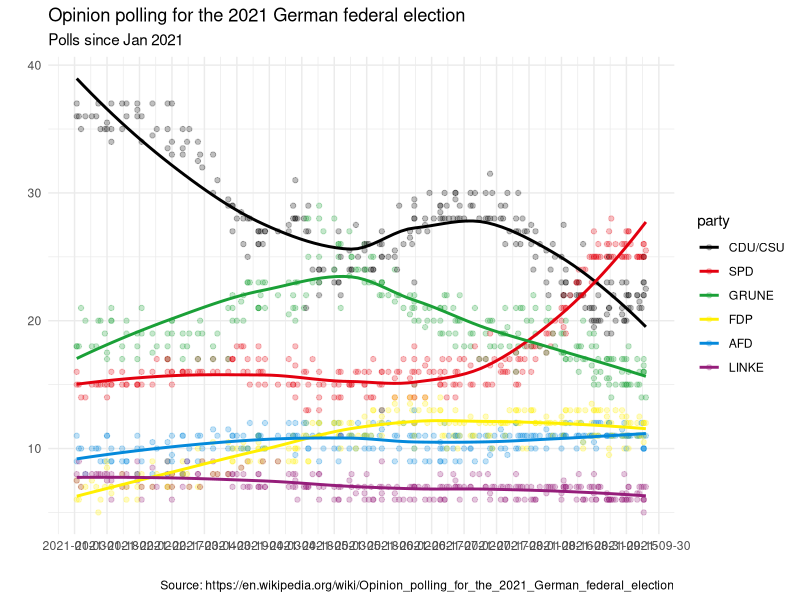
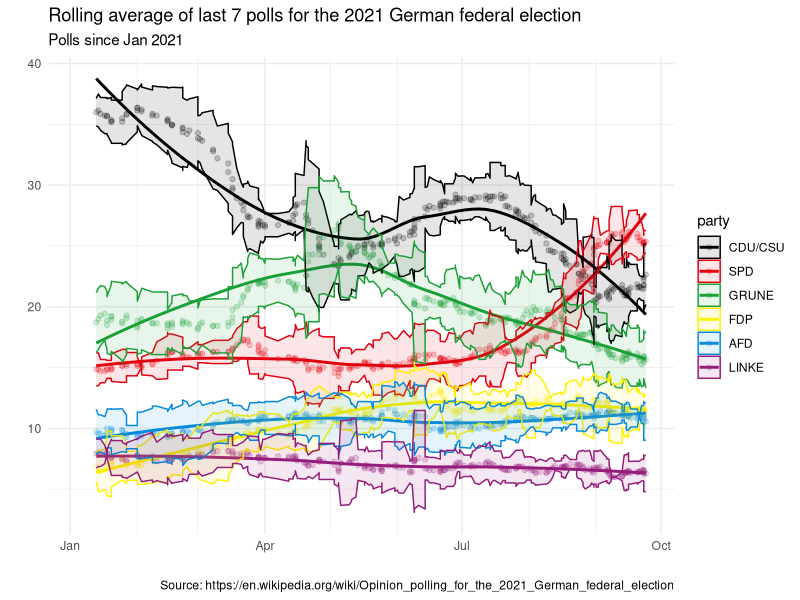

Source code (R) for these figures, in order:
library(tidyverse) # ggplot and the usual goodies
library(lubridate) # to handle conversions from characters to date objects
library(zoo) # to calculate rolling  averages of last k polls

# data sourced from https://en.wikipedia.org/wiki/Opinion_polling_for_the_2021_German_federal_election"
# https://www.economist.com/graphic-detail/who-will-succeed-angela-merkel
# https://www.theguardian.com/world/2021/jun/21/german-election-poll-tracker-who-will-be-the-next-chancellor


# while it's fine to know about working directories, I suggest 
# you learn to use the package 'here' that makes organising files easy
# https://malco.io/2018/11/05/why-should-i-use-the-here-package/
german_polls <- read_csv(here::here('data', 'german_election_polls.csv'))



my_data <- german_polls %>% 
  pivot_longer(
    cols = 5:10,
    names_to = "party",
    values_to = "percent"
  ) %>% 
  select(-c(4:7)) %>% 


  mutate(
    end_date = dmy(end_date),
    party = factor(party, 
                        levels = c("CDU/CSU", "SPD", "GRUNE", "FDP", "AFD", "LINKE")
    )) %>% 
  arrange(end_date)


# use colour codes for parties
# source: https://gist.github.com/Fischaela/0cf760f17672e3eb399193e48d7c6104
# even though party colours is not straight-forward... 
# https://blog.datawrapper.de/partycolors/


my_colour_palette = c(
  "#000000", #CDU
  "#E3000F", #SPD
  "#1AA037", #GRUNE
  "#FFEF00", #FDP
  "#0489DB", #AFD
  "#951d7a"  #LINKE
)



ggplot(my_data, aes(x=end_date, y= percent, colour=party))+
  geom_point(alpha=0.25)+
  scale_colour_manual(values=my_colour_palette)+
  geom_smooth(se=F)+
  theme_minimal()+
  scale_x_date(date_breaks = "15 days")+
  labs(
    title = "Opinion polling for the 2021 German federal election",
    subtitle = "Polls since Jan 2021",
    x = "", y = "",
    caption = "Source: https://en.wikipedia.org/wiki/Opinion_polling_for_the_2021_German_federal_election"
    ) +
  NULL


# calculating a rolling average
number_of_polls <- 7

rolling_mean <- my_data %>% 
  group_by(party) %>% 
  
  #  Use the rollmean() function from the zoo package to get a moving average of the last 10 polls
  # The first argument you want to specify is the variable you're averaging, percent in our case.
  # The second is the number of observations of that variable to average together, k=7
    mutate(rolling_average = zoo::rollmean(percent, 
                                 k = number_of_polls, 
                                 fill = NA, 
                                 align = "right"),
           rolling_sd = zoo::rollapply(percent, 
                              FUN=sd,
                              width = number_of_polls, 
                              fill = NA,
                              align = "right"),
           lower = rolling_average - qt(0.975, number_of_polls - 1) * rolling_sd,
           upper = rolling_average + qt(0.975, number_of_polls - 1) * rolling_sd,
  )


ggplot(rolling_mean, aes(x=end_date, y= rolling_average, colour=party, fill=party))+
  geom_point(alpha=0.2)+
  geom_smooth(se=F)+
  geom_ribbon(aes(ymin = rolling_average - 1.96*rolling_sd,
                  ymax = rolling_average + 1.96*rolling_sd),  alpha = 0.1
              )+
  scale_colour_manual(values=my_colour_palette)+
  scale_fill_manual(values=my_colour_palette)+
  theme_minimal()+
  scale_x_date(date_minor_breaks = "1 month")+
  labs(
    title = "Rolling average of last 7 polls for the 2021 German federal election",
    subtitle = "Polls since Jan 2021",
    x = "", y = "",
    caption = "Source: https://en.wikipedia.org/wiki/Opinion_polling_for_the_2021_German_federal_election"
  ) +
  NULL
  
  
